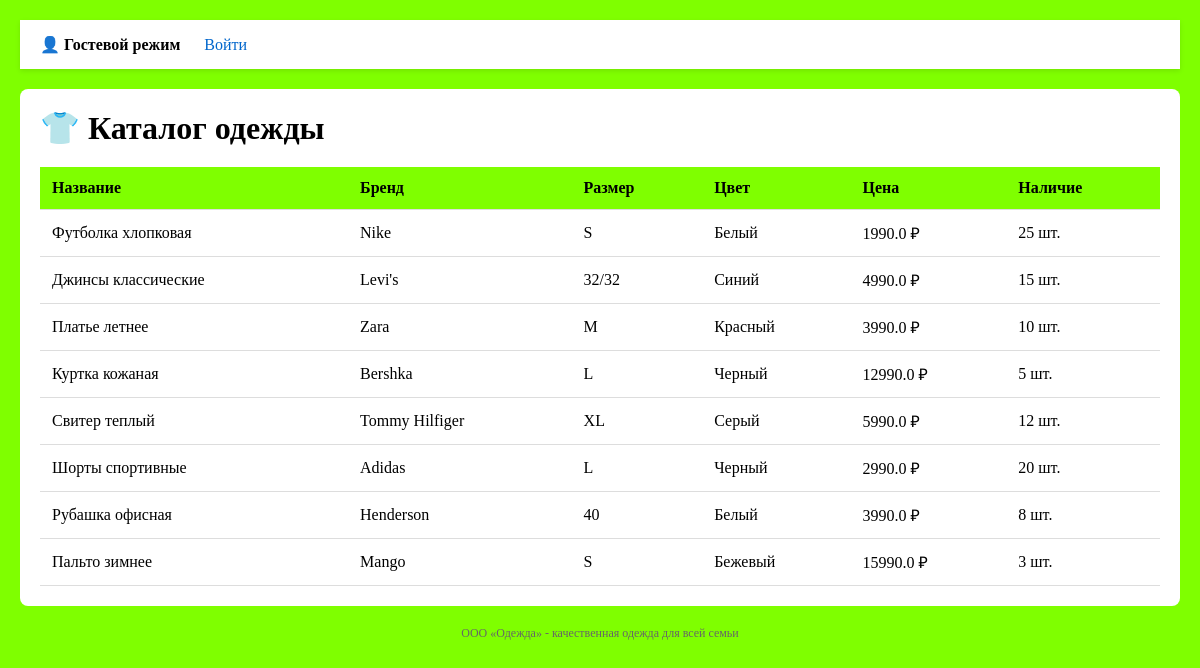
The page /guest on the database its author committed.
### tables this page shows
CREATE TABLE products (
            id INTEGER PRIMARY KEY AUTOINCREMENT,
            name TEXT,
            brand TEXT,
            size TEXT,
            color TEXT,
            price REAL,
            stock INTEGER,
            category TEXT,
            material TEXT,
            season TEXT
        );

### app.py (the view)
@app.route('/guest')
def guest_products():
    conn = get_db()
    products = conn.execute("SELECT * FROM products").fetchall()
    conn.close()
    return render_template('guest_products.html', products=products)

### app.py (called while the page is built)
def get_db():
    conn = sqlite3.connect(DATABASE)
    conn.row_factory = sqlite3.Row
    return conn

### templates/guest_products.html (shortened to what this page needs)
<!DOCTYPE html>
<html>
<head>
</head>
<body>
    <div class="header">
        <span style="font-weight: bold;">👤 Гостевой режим</span>
        <a href="/login">Войти</a>
    </div>
    <div class="container">
        <h1>👕 Каталог одежды</h1>
        <table>
            <thead>
                <tr><th>Название</th><th>Бренд</th><th>Размер</th><th>Цвет</th><th>Цена</th><th>Наличие</th></tr>
            </thead>
            <tbody>
                {% for p in products %}
                <tr>
                    <td>{{ p.name }}</td>
                    <td>{{ p.brand }}</td>
                    <td>{{ p.size }}</td>
                    <td>{{ p.color }}</td>
                    <td>{{ p.price }} ₽</td>
                    <td>{{ p.stock }} шт.</td>
                </tr>
                {% endfor %}
            </tbody>
        </table>
    </div>
    <div class="footer">ООО «Одежда» - качественная одежда для всей семьи</div>
</body>
</html>

### templates/guest_products.html (style rules this page uses)
* { margin: 0; padding: 0; box-sizing: border-box; }
body { font-family: 'Times New Roman', Times, serif; background-color: #7FFF00; padding: 20px; }
.header { background-color: #FFFFFF; padding: 15px 20px; margin-bottom: 20px; box-shadow: 0 2px 5px rgba(0,0,0,0.1); }
.header a { color: #0066cc; text-decoration: none; margin-left: 20px; }
.container { background-color: #FFFFFF; max-width: 1200px; margin: 0 auto; padding: 20px; border-radius: 8px; }
h1 { margin-bottom: 20px; }
table { width: 100%; border-collapse: collapse; }
th, td { padding: 12px; text-align: left; border-bottom: 1px solid #ddd; }
th { background-color: #7FFF00; font-weight: bold; }
.footer { margin-top: 20px; text-align: center; color: #666; font-size: 12px; }

### rows shown on the page
products: name "Футболка хлопковая", brand "Nike", size "S", color "Белый", price "1990.0", stock "25"
products: name "Джинсы классические", brand "Levi's", size "32/32", color "Синий", price "4990.0", stock "15"
products: name "Платье летнее", brand "Zara", size "M", color "Красный", price "3990.0", stock "10"
products: name "Куртка кожаная", brand "Bershka", size "L", color "Черный", price "12990.0", stock "5"
products: name "Свитер теплый", brand "Tommy Hilfiger", size "XL", color "Серый", price "5990.0", stock "12"
products: name "Шорты спортивные", brand "Adidas", size "L", color "Черный", price "2990.0", stock "20"
products: name "Рубашка офисная", brand "Henderson", size "40", color "Белый", price "3990.0", stock "8"
products: name "Пальто зимнее", brand "Mango", size "S", color "Бежевый", price "15990.0", stock "3"
